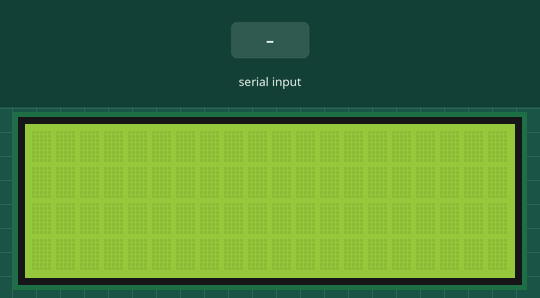
Recording of a sketch running on a simulated Arduino Uno, built with avr-gcc and run on an emulated ATmega328P. Shown: 20×4 character LCD. Inputs (shaded band) come from the test bench.

Above: at 1.2 s.
1.3 s: "0" received over Serial
At 1.8 s:
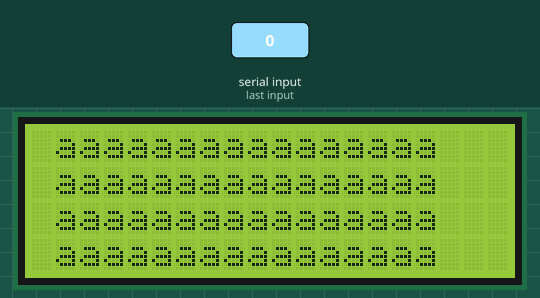
2.8 s: "1" received over Serial
At 4.2 s:
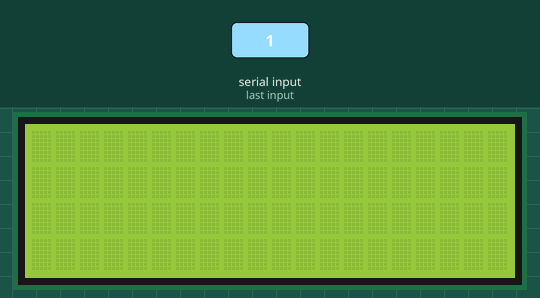
Timing chart, 0 to 5.8 s (numbered marks = the images above; inputs shaded):
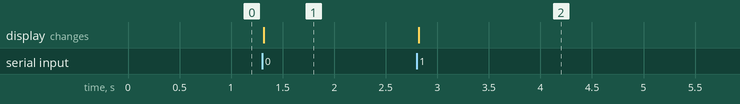

Measured:
- after the input at 1.3 s, the display: changes at once (image 1)
- after the input at 2.8 s, the display: changes at once (image 2)

The sketch:

ponerBorrar.ino
```cpp
#include <LiquidCrystal.h>
LiquidCrystal lcd(7, 8, 9, 10, 11, 12);

void setup() {
  Serial.begin(9600);
  lcd.begin(20, 4);
}

void loop() {
  if (Serial.available()){
    int valor = Serial.read();
    if (valor == 48) poner();
    if (valor == 49) borrar();
  }
}

void poner(){
  int i = 0;
  int d = 0;
  for (i=0; i<4; i++){
      for (d=1; d<17; d++){
        lcd.setCursor(d,i);
        lcd.write("a");
      }
  }
}

void borrar(){

  int i = 0;
  int d = 0;
  for (i=0; i<4; i++){
      for (d=1; d<17; d++){
        lcd.setCursor(d,i);
        lcd.write(" ");
      }
  }
}
```
